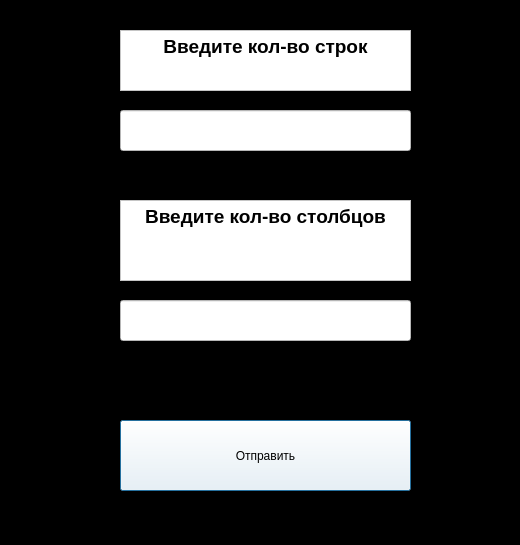
<?xml version="1.0" encoding="UTF-8"?>
<ui version="4.0">
 <class>Dialog</class>
 <widget class="QDialog" name="Dialog">
  <property name="geometry">
   <rect>
    <x>0</x>
    <y>0</y>
    <width>520</width>
    <height>545</height>
   </rect>
  </property>
  <property name="windowTitle">
   <string>Dialog</string>
  </property>
  <property name="styleSheet">
   <string notr="true">background-color: black</string>
  </property>
  <widget class="QPushButton" name="pushButton">
   <property name="geometry">
    <rect>
     <x>120</x>
     <y>420</y>
     <width>291</width>
     <height>71</height>
    </rect>
   </property>
   <property name="toolTip">
    <string>&lt;html&gt;&lt;head/&gt;&lt;body&gt;&lt;p&gt;&lt;span style=&quot; font-size:14pt; font-weight:600;&quot;&gt;Отправить&lt;/span&gt;&lt;/p&gt;&lt;/body&gt;&lt;/html&gt;</string>
   </property>
   <property name="whatsThis">
    <string>&lt;html&gt;&lt;head/&gt;&lt;body&gt;&lt;p&gt;&lt;span style=&quot; font-size:14pt; font-weight:600;&quot;&gt;Отправить&lt;/span&gt;&lt;/p&gt;&lt;/body&gt;&lt;/html&gt;</string>
   </property>
   <property name="styleSheet">
    <string notr="true">background-color: white</string>
   </property>
   <property name="text">
    <string>Отправить</string>
   </property>
  </widget>
  <widget class="QTextBrowser" name="textBrowser">
   <property name="geometry">
    <rect>
     <x>120</x>
     <y>30</y>
     <width>291</width>
     <height>61</height>
    </rect>
   </property>
   <property name="styleSheet">
    <string notr="true">background-color: white</string>
   </property>
   <property name="html">
    <string>&lt;!DOCTYPE HTML PUBLIC &quot;-//W3C//DTD HTML 4.0//EN&quot; &quot;http://www.w3.org/TR/REC-html40/strict.dtd&quot;&gt;
&lt;html&gt;&lt;head&gt;&lt;meta name=&quot;qrichtext&quot; content=&quot;1&quot; /&gt;&lt;style type=&quot;text/css&quot;&gt;
p, li { white-space: pre-wrap; }
&lt;/style&gt;&lt;/head&gt;&lt;body style=&quot; font-family:'MS Shell Dlg 2'; font-size:7.8pt; font-weight:400; font-style:normal;&quot;&gt;
&lt;p align=&quot;center&quot; style=&quot; margin-top:0px; margin-bottom:0px; margin-left:0px; margin-right:0px; -qt-block-indent:0; text-indent:0px;&quot;&gt;&lt;span style=&quot; font-size:14pt; font-weight:600;&quot;&gt;Введите кол-во строк&lt;/span&gt;&lt;/p&gt;&lt;/body&gt;&lt;/html&gt;</string>
   </property>
  </widget>
  <widget class="QTextBrowser" name="textBrowser_2">
   <property name="geometry">
    <rect>
     <x>120</x>
     <y>200</y>
     <width>291</width>
     <height>81</height>
    </rect>
   </property>
   <property name="styleSheet">
    <string notr="true">background-color: white</string>
   </property>
   <property name="html">
    <string>&lt;!DOCTYPE HTML PUBLIC &quot;-//W3C//DTD HTML 4.0//EN&quot; &quot;http://www.w3.org/TR/REC-html40/strict.dtd&quot;&gt;
&lt;html&gt;&lt;head&gt;&lt;meta name=&quot;qrichtext&quot; content=&quot;1&quot; /&gt;&lt;style type=&quot;text/css&quot;&gt;
p, li { white-space: pre-wrap; }
&lt;/style&gt;&lt;/head&gt;&lt;body style=&quot; font-family:'MS Shell Dlg 2'; font-size:7.8pt; font-weight:400; font-style:normal;&quot;&gt;
&lt;p align=&quot;center&quot; style=&quot; margin-top:0px; margin-bottom:0px; margin-left:0px; margin-right:0px; -qt-block-indent:0; text-indent:0px;&quot;&gt;&lt;span style=&quot; font-size:14pt; font-weight:600;&quot;&gt;Введите кол-во столбцов&lt;/span&gt;&lt;/p&gt;&lt;/body&gt;&lt;/html&gt;</string>
   </property>
  </widget>
  <widget class="QLineEdit" name="lineEdit">
   <property name="geometry">
    <rect>
     <x>120</x>
     <y>110</y>
     <width>291</width>
     <height>41</height>
    </rect>
   </property>
   <property name="styleSheet">
    <string notr="true">background-color: white</string>
   </property>
  </widget>
  <widget class="QLineEdit" name="lineEdit_2">
   <property name="geometry">
    <rect>
     <x>120</x>
     <y>300</y>
     <width>291</width>
     <height>41</height>
    </rect>
   </property>
   <property name="styleSheet">
    <string notr="true">background-color: white</string>
   </property>
  </widget>
 </widget>
 <resources/>
 <connections/>
</ui>
